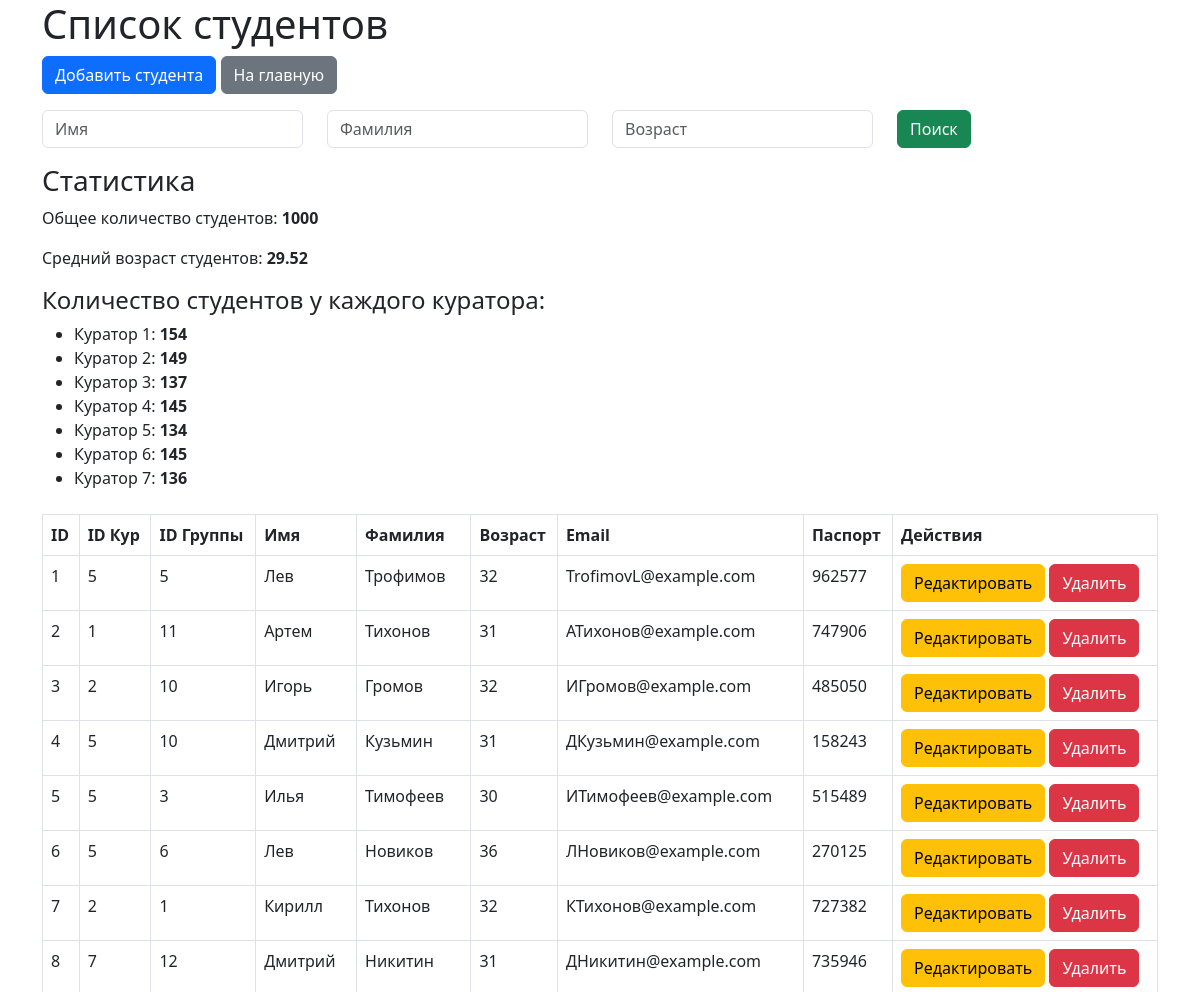
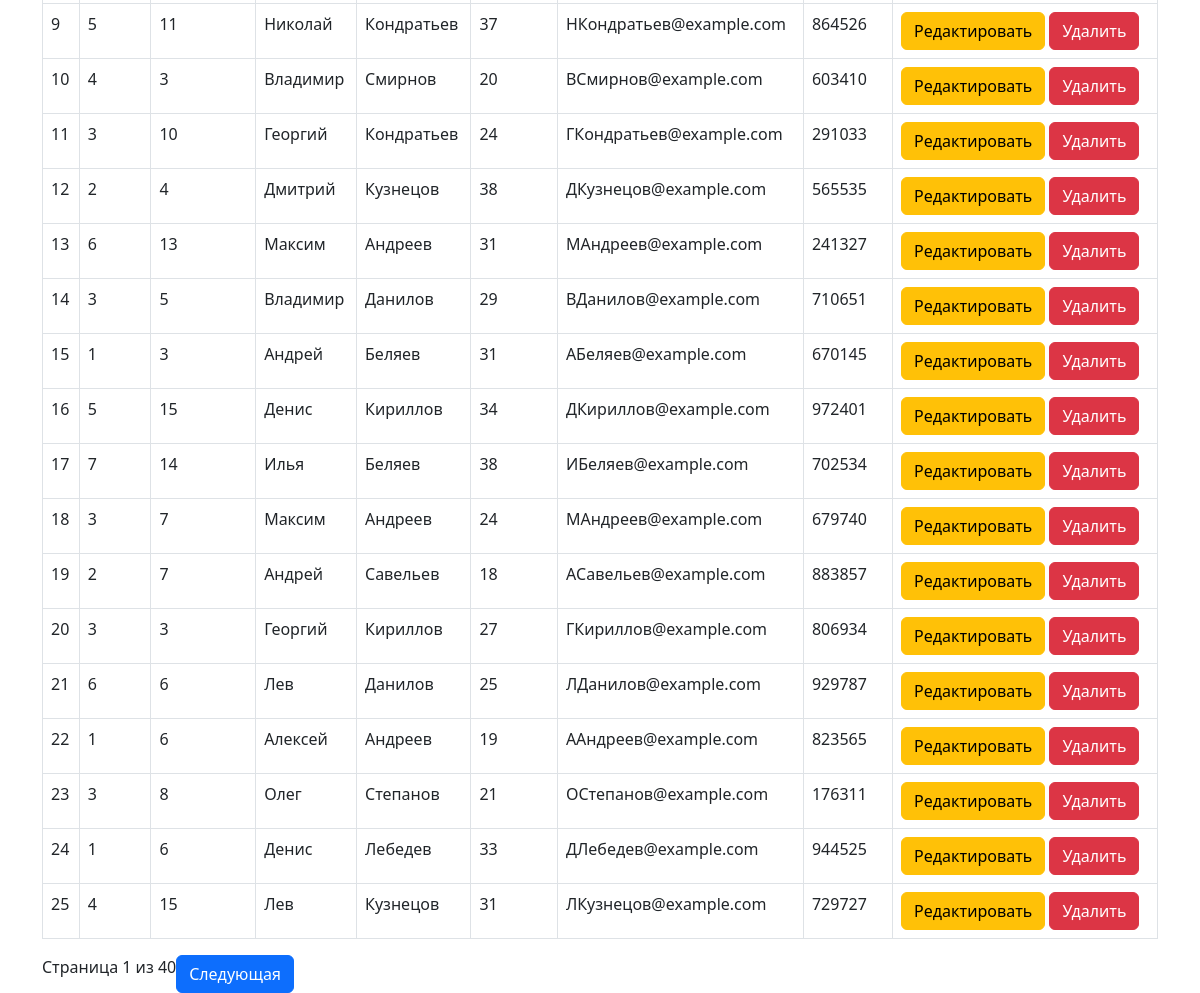
/students, run on the app's committed database (2 pictures, top to bottom).
### models.py (models this page shows)
class Student(db.Model):
    __tablename__  = 'student'
    ID_student = db.Column(db.Integer, primary_key=True, autoincrement = True)
    ID_kur = db.Column(db.Integer, db.ForeignKey('kurator.ID_kur'),nullable=False)
    ID_group = db.Column(db.Integer, db.ForeignKey('group.ID_group'),nullable=False)
    name = db.Column(db.String(60), nullable=False)
    surname = db.Column(db.String(60), nullable=False)
    age = db.Column(db.Integer, nullable=False)
    email = db.Column(db.String, nullable=False)
    passport = db.Column(db.String(6), nullable=False)

### app.py (the view)
@app.route('/students', methods=['GET', 'POST'])
def view_students():
    name = request.args.get('name', '')
    surname = request.args.get('surname', '')
    age = request.args.get('age', '')
    page = request.args.get('page', 1, type=int)
    query = Student.query
    if name:
        query = query.filter(Student.name.ilike(f'%{name}%'))
    if surname:
        query = query.filter(Student.surname.ilike(f'%{surname}%'))
    if age:
        query = query.filter(Student.age == age)
    students = query.paginate(page=page, per_page=25)
    total_students = query.count()  # Общее количество студентов
    average_age = query.with_entities(func.avg(Student.age)).scalar()  # Средний возраст
    students_by_course = db.session.query(Student.ID_kur, func.count(Student.ID_student)).group_by(Student.ID_kur).all()
    return render_template('students.html', students=students, name=name, surname=surname, age=age,
                           total_students=total_students, average_age=average_age,
                           students_by_course=students_by_course)

### templates/students.html (shortened to what this page needs)
<!DOCTYPE html>
<html lang="en">
<head>
    <link href="https://cdn.jsdelivr.net/npm/bootstrap@5.3.0/dist/css/bootstrap.min.css" rel="stylesheet">
</head>
<body>
    <div class="container">
        <h1>Список студентов</h1>
        <a href="/students/add" class="btn btn-primary">Добавить студента</a>
        <a href="/" class="btn btn-secondary">На главную</a>
        <form method="GET" action="{{ url_for('view_students') }}" class="mt-3 mb-3">
            <div class="row">
                <div class="col">
                    <input type="text" name="name" class="form-control" placeholder="Имя" value="{{ name }}">
                </div>
                <div class="col">
                    <input type="text" name="surname" class="form-control" placeholder="Фамилия" value="{{ surname }}">
                </div>
                <div class="col">
                    <input type="number" name="age" class="form-control" placeholder="Возраст" value="{{ age }}">
                </div>
                <div class="col">
                    <button type="submit" class="btn btn-success">Поиск</button>
                </div>
            </div>
        </form>
        <div class="mb-4">
            <h3>Статистика</h3>
            <p>Общее количество студентов: <strong>{{ total_students }}</strong></p>
            <p>Средний возраст студентов: <strong>{{ average_age | round(2) }}</strong></p>
            <h4>Количество студентов у каждого куратора:</h4>
            <ul>
                {% for kurator_id, count in students_by_course %}
                    <li>Куратор {{ kurator_id }}: <strong>{{ count }}</strong></li>
                {% endfor %}
            </ul>
        </div>
        <table class="table table-bordered">
            <thead>
                <tr>
                    <th>ID</th>
                    <th>ID Кур</th>
                    <th>ID Группы</th>
                    <th>Имя</th>
                    <th>Фамилия</th>
                    <th>Возраст</th>
                    <th>Email</th>
                    <th>Паспорт</th>
                    <th>Действия</th>
                </tr>
            </thead>
            <tbody>
                {% for student in students.items %}
                <tr>
                    <td>{{ student.ID_student }}</td>
                    <td>{{ student.ID_kur }}</td>
                    <td>{{ student.ID_group }}</td>
                    <td>{{ student.name }}</td>
                    <td>{{ student.surname }}</td>
                    <td>{{ student.age }}</td>
                    <td>{{ student.email }}</td>
                    <td>{{ student.passport }}</td>
                    <td>
                        <a href="{{ url_for('edit_student', ID_student=student.ID_student) }}" class="btn btn-warning">Редактировать</a>
                        <form method="POST" action="{{ url_for('delete_student', ID_student=student.ID_student) }}" style="display:inline;">
                            <input type="submit" class="btn btn-danger" value="Удалить" onclick="return confirm('Вы уверены, что хотите удалить этого студента?');">
                        </form>
                    </td>
                </tr>
                {% endfor %}
            </tbody>
        </table>
        <div class="pagination">
            <span>Страница {{ students.page }} из {{ students.pages }}</span>
            {% if students.has_next %}
                <a href="{{ url_for('view_students', page=students.next_num, name=name, surname=surname, age=age) }}" class="btn btn-primary">Следующая</a>
            {% endif %}
        </div>
    </div>
</body>
</html>

### data on the page
Student: ID_student "1", ID_kur "5", ID_group "5", name "Лев", surname "Трофимов", age "32", email "TrofimovL@example.com", passport "962577"
Student: ID_student "2", ID_kur "1", ID_group "11", name "Артем", surname "Тихонов", age "31", email "АТихонов@example.com", passport "747906"
Student: ID_student "3", ID_kur "2", ID_group "10", name "Игорь", surname "Громов", age "32", email "ИГромов@example.com", passport "485050"
Student: ID_student "4", ID_kur "5", ID_group "10", name "Дмитрий", surname "Кузьмин", age "31", email "ДКузьмин@example.com", passport "158243"
Student: ID_student "5", ID_kur "5", ID_group "3", name "Илья", surname "Тимофеев", age "30", email "ИТимофеев@example.com", passport "515489"
Student: ID_student "6", ID_kur "5", ID_group "6", name "Лев", surname "Новиков", age "36", email "ЛНовиков@example.com", passport "270125"
Student: ID_student "7", ID_kur "2", ID_group "1", name "Кирилл", surname "Тихонов", age "32", email "КТихонов@example.com", passport "727382"
Student: ID_student "8", ID_kur "7", ID_group "12", name "Дмитрий", surname "Никитин", age "31", email "ДНикитин@example.com", passport "735946"
Student: ID_student "9", ID_kur "5", ID_group "11", name "Николай", surname "Кондратьев", age "37", email "НКондратьев@example.com", passport "864526"
Student: ID_student "10", ID_kur "4", ID_group "3", name "Владимир", surname "Смирнов", age "20", email "ВСмирнов@example.com", passport "603410"
Student: ID_student "11", ID_kur "3", ID_group "10", name "Георгий", surname "Кондратьев", age "24", email "ГКондратьев@example.com", passport "291033"
Student: ID_student "12", ID_kur "2", ID_group "4", name "Дмитрий", surname "Кузнецов", age "38", email "ДКузнецов@example.com", passport "565535"
Student: ID_student "13", ID_kur "6", ID_group "13", name "Максим", surname "Андреев", age "31", email "МАндреев@example.com", passport "241327"
Student: ID_student "14", ID_kur "3", ID_group "5", name "Владимир", surname "Данилов", age "29", email "ВДанилов@example.com", passport "710651"
Student: ID_student "15", ID_kur "1", ID_group "3", name "Андрей", surname "Беляев", age "31", email "АБеляев@example.com", passport "670145"
Student: ID_student "16", ID_kur "5", ID_group "15", name "Денис", surname "Кириллов", age "34", email "ДКириллов@example.com", passport "972401"
Student: ID_student "17", ID_kur "7", ID_group "14", name "Илья", surname "Беляев", age "38", email "ИБеляев@example.com", passport "702534"
Student: ID_student "18", ID_kur "3", ID_group "7", name "Максим", surname "Андреев", age "24", email "МАндреев@example.com", passport "679740"
Student: ID_student "19", ID_kur "2", ID_group "7", name "Андрей", surname "Савельев", age "18", email "АСавельев@example.com", passport "883857"
Student: ID_student "20", ID_kur "3", ID_group "3", name "Георгий", surname "Кириллов", age "27", email "ГКириллов@example.com", passport "806934"
Student: ID_student "21", ID_kur "6", ID_group "6", name "Лев", surname "Данилов", age "25", email "ЛДанилов@example.com", passport "929787"
Student: ID_student "22", ID_kur "1", ID_group "6", name "Алексей", surname "Андреев", age "19", email "ААндреев@example.com", passport "823565"
Student: ID_student "23", ID_kur "3", ID_group "8", name "Олег", surname "Степанов", age "21", email "ОСтепанов@example.com", passport "176311"
Student: ID_student "24", ID_kur "1", ID_group "6", name "Денис", surname "Лебедев", age "33", email "ДЛебедев@example.com", passport "944525"
Student: ID_student "25", ID_kur "4", ID_group "15", name "Лев", surname "Кузнецов", age "31", email "ЛКузнецов@example.com", passport "729727"

### other printed values
{{ total_students }} "1000"
{{ average_age | round(2) }} "29.52"
{{ kurator_id }} "1" "2" "3" "4" "5" "6" "7"
{{ count }} "154" "149" "137" "145" "134" "145" "136"
{{ students.page }} "1"
{{ students.pages }} "40"
